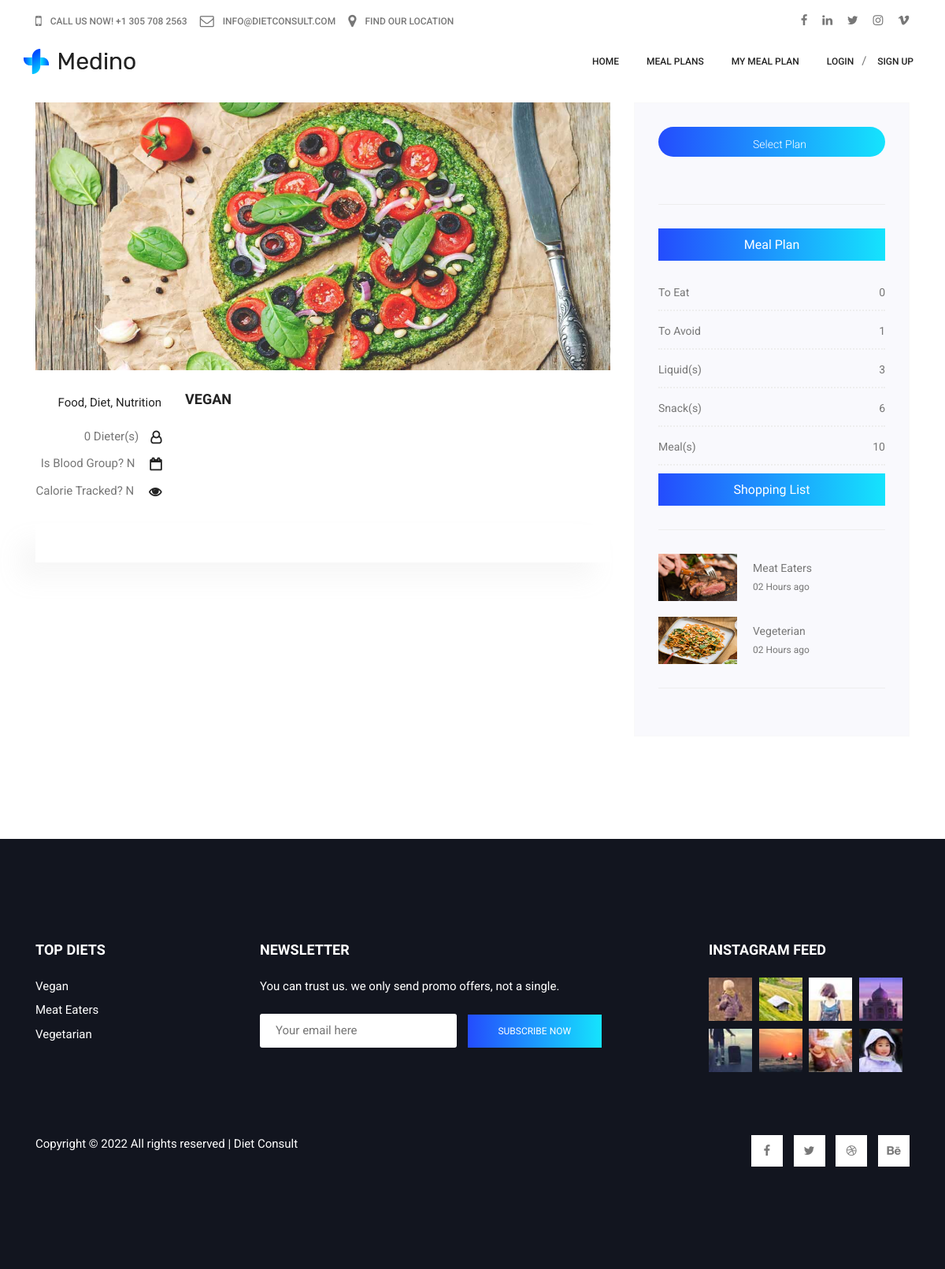
/mealplans/2/info, run on the app's committed database.
### tables this page shows
CREATE TABLE `diet_types` (
  `diet_type_id` int(11) NOT NULL,
  `plan` varchar(450) NOT NULL,
  `summary` varchar(1250) DEFAULT NULL,
  `description` varchar(6500) DEFAULT NULL,
  `image` varchar(50) DEFAULT NULL,
  `diet_super` int(11) DEFAULT NULL,
  `is_calorie_tracking` tinyint(1) NOT NULL,
  `calorie_intake_per_day` varchar(30) DEFAULT NULL,
  `calorie_burnt_per_day` varchar(30) DEFAULT NULL,
  `is_blood_group` tinyint(1) NOT NULL,
  `date_added` timestamp NOT NULL DEFAULT current_timestamp()
);

### application/controllers/Home.php (called while the page is built, shortened)
<?php
class Home extends CI_Controller {
	public function __construct(){
        $this -> load -> helper('url');
		$this -> load -> helper('form');
		$this -> load -> database();
		$this->load->library('session');
        $this -> load -> model('Accounts_Model');
        $this -> load -> model('DietTypes_Model');
        $this -> load -> model('Foods_Model');
        $this -> load -> model('Liquids_Model');
        $this -> load -> model('Snacks_Model');
        $this -> load -> model('Ingredients_Model');
        $this -> load -> model('ShoppingList_Model');
    }
	public function mealplan_info($diet_type_id)
	{
        $data = [];
		$mealplan_info = $this -> DietTypes_Model -> get_info($diet_type_id);
		$data["page_title"] = $mealplan_info -> plan . " (Info)";
		$mealplan_foods = $this -> Foods_Model -> get_multiple_by("diet_type_id", $diet_type_id);
		$mealplan_liquids = $this -> Liquids_Model -> get_multiple_by("diet_type_id", $diet_type_id);
		$mealplan_snacks = $this -> Snacks_Model -> get_multiple_by("diet_type_id", $diet_type_id);
		$mealplan_ingredients = $this -> Ingredients_Model -> get_multiple_by("diet_type_id", $diet_type_id);
		$mealplan_accounts = $this -> Accounts_Model -> get_multiple_by("choosen_plan", $diet_type_id);
		$mealplans = $this -> DietTypes_Model -> get_all();
		$data["mealplan_info"] = $mealplan_info;
		$data["mealplan_foods"] = $mealplan_foods;
		$data["mealplan_liquids"] = $mealplan_liquids;
		$data["mealplan_snacks"] = $mealplan_snacks;
		$data["mealplan_ingredients"] = $mealplan_ingredients;
		$data["mealplan_accounts"] = $mealplan_accounts;
		$data["mealplans"] = $mealplans;
        $this->render('mealplan_info', $data);
	}
	public function render($route, $data = [])
	{
	    $this->load->view('inc/site/header', $data);
		$this->load->view('site/home/'.$route, $data);
        $this->load->view('inc/site/footer', $data);
	}
}
?>

### index.php (called while the page is built, shortened)
<?php
require_once BASEPATH.'core/CodeIgniter.php';

### application/models/DietTypes_Model.php (called while the page is built, shortened)
<?php
class diettypes_model extends CI_model {
    public function get_all(){
        $query = $this -> db-> query("select * from diet_types");
        if($query->num_rows() > 0) return $query->result();
		else return FALSE;
    }
	public function get_info($id){
        $query = $this -> db-> query("select * from diet_types where diet_type_id = '$id'");
        if($query->num_rows() > 0) return $query->row();
		else return FALSE;
    }
}
?>

### application/models/Accounts_Model.php (called while the page is built, shortened)
<?php
class accounts_model extends CI_model {
	public function get_multiple_by($column, $value){
        $query = $this -> db-> query("select * from accounts where $column = '$value'");
        if($query->num_rows() > 0) return $query->result();
		else return FALSE;
    }
}
?>

### application/models/Ingredients_Model.php (called while the page is built, shortened)
<?php
class ingredients_model extends CI_model {
	public function get_multiple_by($column, $value){
        $query = $this -> db-> query("select * from ingredients where $column = '$value'");
        if($query->num_rows() > 0) return $query->result();
		else return FALSE;
    }
}
?>

### application/models/Liquids_Model.php (called while the page is built, shortened)
<?php
class liquids_model extends CI_model {
	public function get_multiple_by($column, $value){
        $query = $this -> db-> query("select * from liquids where $column = '$value'");
        if($query->num_rows() > 0) return $query->result();
		else return FALSE;
    }
}
?>

### application/models/Snacks_Model.php (called while the page is built, shortened)
<?php
class snacks_model extends CI_model {
	public function get_multiple_by($column, $value){
        $query = $this -> db-> query("select * from snacks where $column = '$value'");
        if($query->num_rows() > 0) return $query->result();
		else return FALSE;
    }
}
?>

### application/models/Foods_Model.php (called while the page is built, shortened)
<?php
class foods_model extends CI_model {
	public function get_multiple_by($column, $value){
        $query = $this -> db-> query("select * from foods where $column = '$value'");
        if($query->num_rows() > 0) return $query->result();
		else return FALSE;
    }
}
?>

### application/views/site/home/mealplan_info.php (shortened to what this page needs)
<section class="blog_area section-padding">
    <div class="container">
        <div class="row">
            <div class="col-lg-8 posts-list">
                <div class="single-post row">
                    <div class="col-lg-12">
                        <div class="feature-img">
                            <img class="img-fluid"
                                src="<?php echo base_url('assets/images/mealplans/' . $mealplan_info -> image); ?>"
                                style="width: 730px; height: 340px;" alt="">
                        </div>
                    </div>
                    <div class="col-lg-3  col-md-3">
                        <div class="blog_info text-right">
                            <div class="post_tag">
                                <a href="javascript:{}">Food,</a>
                                <a href="javascript:{}">Diet,</a>
                                <a href="javascript:{}">Nutrition</a>
                            </div>
                            <ul class="blog_meta list">
                                <li>
                                    <a href="javascript:{}">
                                        <?php if($mealplan_accounts){echo count($mealplan_accounts);}else{echo "0";} ?>
                                        Dieter(s)<i class="fa fa-user-o"></i>
                                    </a>
                                </li>
                                <li>
                                    <a href="javascript:{}">
                                        Is Blood Group?
                                        <?php if($mealplan_info -> is_blood_group == 0){echo "N";}else{echo "Y";} ?>
                                        <i class="fa fa-calendar-o"></i>
                                    </a>
                                </li>
                                <li>
                                    <a href="javascript:{}">
                                        Calorie Tracked?
                                        <?php if($mealplan_info -> is_calorie_tracking == 0){echo "N";}else{echo "Y";} ?>
                                        <i class="fa fa-eye"></i>
                                    </a>
                                </li>
                            </ul>
                        </div>
                    </div>
                    <div class="col-lg-9 col-md-9 blog_details">
                        <h3><?php echo $mealplan_info -> plan; ?></h3>
                    </div>
                    <div class="col-lg-12">
                        <div class="quotes">
                        </div>
                    </div>
                </div>
            </div>
            <div class="col-lg-4">
                <?php $this->load->view('site/home/sections-2/sidebar_section');?>
            </div>
        </div>
    </div>
</section>

### application/views/site/home/sections-2/sidebar_section.php (shortened to what this page needs)
<div class="blog_right_sidebar">
    <aside class="single_sidebar_widget search_widget">
        <div class="input-group">
            <button class="widget_title form-control" style="cursor: pointer">Select Plan</button>
        </div>
        <div class="br"></div>
    </aside>
    <aside class="single_sidebar_widget post_category_widget">
        <a href="<?php echo base_url('mealplans/' . $mealplan_info -> diet_type_id . '/plan'); ?>">
            <h4 class="widget_title" style="cursor: pointer">Meal Plan</h4>
        </a>
        <ul class="list cat-list">
            <li>
                <a href="javascript:{}" class="d-flex justify-content-between" data-toggle="modal"
                    data-target="#toEatModal">
                    <p>To Eat</p>
                    <p>
                        <?php if ($mealplan_ingredients){ ?>
                        <?php $totake_count = 0; ?>
                        <?php  echo $totake_count; ?>
                        <?php } else{ echo "0";} ?>
                    </p>
                </a>
            </li>
            <li>
                <a href="javascript:{}" class="d-flex justify-content-between" data-toggle="modal"
                    data-target="#toAvoidModal">
                    <p>To Avoid</p>
                    <p>
                        <?php if ($mealplan_ingredients){ ?>
                        <?php $toavoid_count = 0; ?>
                        <?php foreach($mealplan_ingredients as $row) :?>
                        <?php if($row -> consumption == "Avoid"){ $toavoid_count++;} ?>
                        <?php endforeach; ?>
                        <?php  echo $toavoid_count; ?>
                        <?php } else{ echo "0";} ?>
                    </p>
                </a>
            </li>
            <li>
                <a href="javascript:{}" class="d-flex justify-content-between" data-toggle="modal"
                    data-target="#liquidsModal">
                    <p>Liquid(s)</p>
                    <p>
                        <?php if($mealplan_liquids){echo count($mealplan_liquids);}else{echo "0";} ?>
                    </p>
                </a>
            </li>
            <li>
                <a href="javascript:{}" class="d-flex justify-content-between" data-toggle="modal"
                    data-target="#snacksModal">
                    <p>Snack(s)</p>
                    <p>
                        <?php if($mealplan_snacks){echo count($mealplan_snacks);}else{echo "0";} ?>
                    </p>
                </a>
            </li>
            <li>
                <a href="javascript:{}" class="d-flex justify-content-between" data-toggle="modal"
                    data-target="#mealsModal">
                    <p>Meal(s)</p>
                    <p>
                        <?php if($mealplan_foods){echo count($mealplan_foods);}else{echo "0";} ?>
                    </p>
                </a>
            </li>
        </ul>
    </aside>
    <aside class="single-sidebar-widget newsletter_widget" style="margin-top: 10px">
        <a href="">
            <h4 class="widget_title" style="cursor: pointer">Shopping List</h4>
        </a>
        <div class="br"></div>
    </aside>
    <aside class="single_sidebar_widget popular_post_widget">
        <?php if ($mealplans){ ?>
        <?php $mealplan_count = 1; ?>
        <?php foreach($mealplans as $row) :?>
        <?php if ($mealplan_count < 4){ ?>
        <?php if ($mealplan_info -> diet_type_id != $row -> diet_type_id){ ?>
        <div class="media post_item">
            <a href="<?php echo base_url('mealplans/' . $row -> diet_type_id . '/info'); ?>">
                <img src="<?php echo base_url('assets/images/mealplans/' . $row -> image); ?>"
                    style="width: 100px; height: 60px" alt="post">
                <div class="media-body">
                    <a href="<?php echo base_url('mealplans/' . $row -> diet_type_id . '/info'); ?>">
                        <h5><?php echo $row -> plan; ?></h5>
                    </a>
                    <p>02 Hours ago</p>
                </div>
            </a>
        </div>
        <?php $mealplan_count++; }} ?>
        <?php endforeach; ?>
        <?php } ?>
        <div class="br"></div>
    </aside>
</div>

### assets/css/style.css (style rules this page uses)
html { scroll-behavior: smooth; }
body { color: #777; font-family: "Roboto", sans-serif; font-size: 15px; font-weight: 400; }
h3 { color: #222; font-family: "Ubuntu", sans-serif; font-size: 18px !important; font-weight: 700; text-transform: uppercase; }
h4 { color: #222; font-family: "Ubuntu", sans-serif; font-size: 16px !important; font-weight: 400; }
h5 { color: #777; font-family: "Roboto", sans-serif; text-transform: capitalize; font-size: 14px !important; font-weight: 400; }
ul { margin: 0; padding: 0; list-style: none; }
.blog_info { padding-top: 30px; }
.blog_info .post_tag { padding-bottom: 20px; }
.blog_info .post_tag a { font: 300 14px/21px; color: #222; }
.blog_info .blog_meta li a { font: 300 14px/20px; color: #777777; vertical-align: middle; padding-bottom: 12px; display: inline-block; }
.blog_info .blog_meta li a i { color: #222; font-size: 16px; font-weight: 600; padding-left: 15px; line-height: 20px; vertical-align: middle; }
.blog_details { padding-top: 20px; }
.blog_right_sidebar { border: 1px solid #f9f9f9; background: #f9f9fd; padding: 30px; }
.blog_right_sidebar .widget_title { font-size: 18px; line-height: 25px; background: linear-gradient(to right, #244cfd, #15e4fd); text-align: center; color: #fff; padding: 8px 0px; margin-bottom: 30px; }
.blog_right_sidebar .search_widget .input-group .form-control { font-size: 14px; line-height: 29px; border: 0px; width: 100%; font-weight: 300; color: #fff; padding-left: 20px; border-radius: 45px; z-index: 0; background: linear-gradient(to right, #244cfd, #15e4fd); }
.blog_right_sidebar .popular_post_widget .post_item .media-body { justify-content: center; align-self: center; padding-left: 20px; }
.blog_right_sidebar .popular_post_widget .post_item .media-body h5 { font-size: 14px; line-height: 20px; margin-bottom: 4px; transition: all 0.3s linear; }
.blog_right_sidebar .popular_post_widget .post_item .media-body p { font-size: 12px; line-height: 21px; margin-bottom: 0px; }
.blog_right_sidebar .popular_post_widget .post_item + .post_item { margin-top: 20px; }
.blog_right_sidebar .post_category_widget .cat-list li { border-bottom: 2px dotted #eee; transition: all 0.3s ease 0s; padding-bottom: 12px; }
.blog_right_sidebar .post_category_widget .cat-list li a { font-size: 14px; line-height: 20px; color: #777; }
.blog_right_sidebar .post_category_widget .cat-list li a p { margin-bottom: 0px; }
.blog_right_sidebar .post_category_widget .cat-list li + li { padding-top: 15px; }
.blog_right_sidebar .newsletter_widget { text-align: center; }
.blog_right_sidebar .br { width: 100%; height: 1px; background: #eee; margin: 30px 0px; }
.single-post .blog_details { padding-top: 26px; }
.single-post .quotes { margin-top: 20px; margin-bottom: 30px; padding: 24px 35px 24px 30px; background-color: #fff; box-shadow: -20.84px 21.58px 30px 0px rgba(176, 176, 176, 0.1); font-size: 14px; line-height: 24px; color: #777; font-style: italic; }
h3 { font-size: 24px; }
h4 { font-size: 18px; }
h5 { font-size: 16px; }
.section-padding { padding: 130px 0; }

### data on the page
diet_types: image (picture), plan "VEGAN"
diet_types: image (picture), plan "Meat Eaters"
diet_types: image (picture), plan "Vegeterian"

### other printed values
$totake_count "0"
$toavoid_count "1"
count($mealplan_liquids) "3"
count($mealplan_snacks) "6"
count($mealplan_foods) "10"
